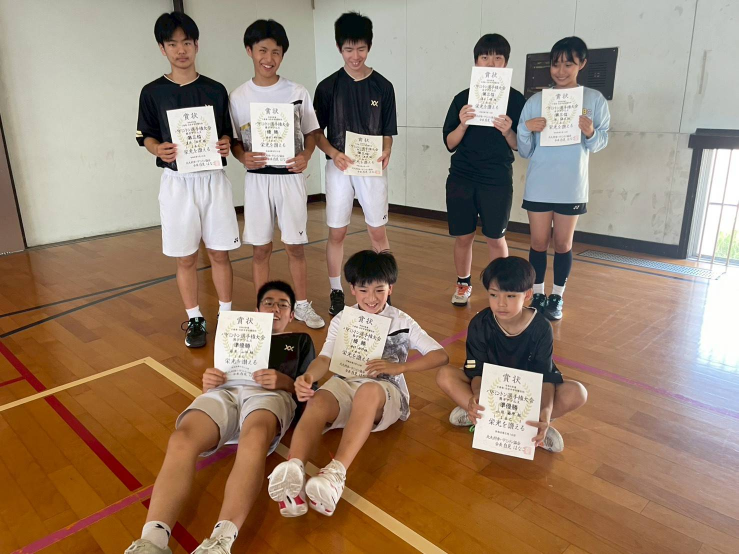
#> input picture images/963287_0.jpg, 1477 x 1108 px (shown at 1/2 size); its folder holds only this picture in this run
$ python convert_all_images.py
#> lines starting #> are read from the running program, lines starting #| are printed output that depends on the picture
#!/usr/bin/env python3
"""井堀バドミントンクラブ - フォルダ内の全画像を一括 WebP 化
出力: assets/photos-all/<元ファイル名without拡張子>-{xl,lg,md,sm}.webp
"""
from pathlib import Path
from PIL import Image, ImageOps

SRC = Path("/Users/uriur/Projects/iboriweb/images")
OUT = Path("/Users/uriur/Projects/iboriweb/assets/photos-all")
OUT.mkdir(parents=True, exist_ok=True)

SIZES = [
    ("xl", 1920),
    ("lg", 1280),
    ("md", 800),
    ("sm", 480),
]

def process(src_path: Path):
    slug = src_path.stem  # 963287_0
    try:
        img = Image.open(src_path)
#> img is the input picture: PIL image 1477x1108 RGB; mean R, G, B 152.9, 130.3, 110.4
        img = ImageOps.exif_transpose(img)
        if img.mode != "RGB":
            img = img.convert("RGB")
        w, h = img.size
#> w = 1477; h = 1108
        for label, max_w in SIZES:
            if w <= max_w:
                im = img.copy()
            else:
                ratio = max_w / w
                im = img.resize((max_w, int(h * ratio)), Image.LANCZOS)
            out = OUT / f"{slug}-{label}.webp"
            im.save(out, "WEBP", quality=82, method=6)
#> this loop made 4 passes
#> pass 3, in process, `im = img.resize((max_w, int(h * ratio)), Image.LANCZOS)`:
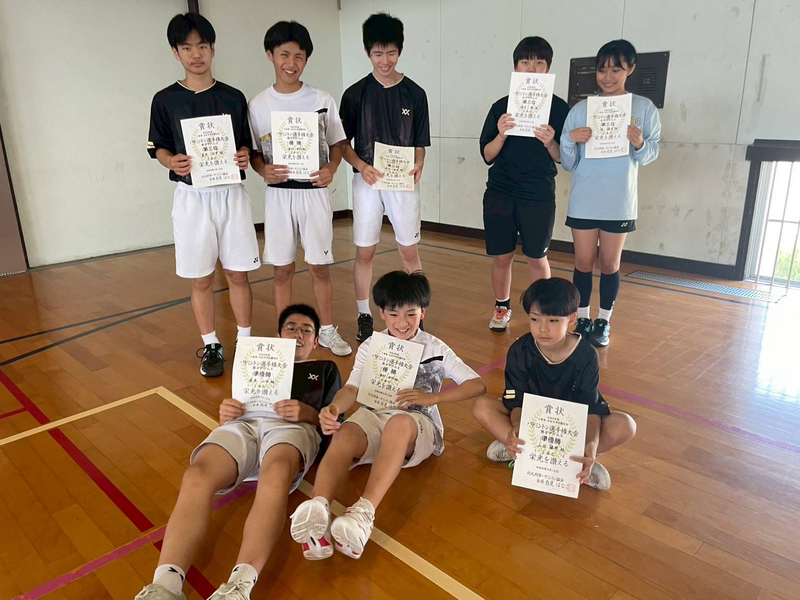
#> im: PIL image 800x600 RGB; mean R, G, B 152.9, 130.3, 110.4
        print(f"OK: {slug}")
    except Exception as e:
        print(f"ERR: {slug} -- {e}")

count = 0
for p in sorted(SRC.glob("*.jpg")):
    process(p)
    count += 1
for p in sorted(SRC.glob("*.JPG")):
    process(p)
    count += 1
print(f"\nProcessed: {count} images")

$ run again, on images/963291_0.jpg
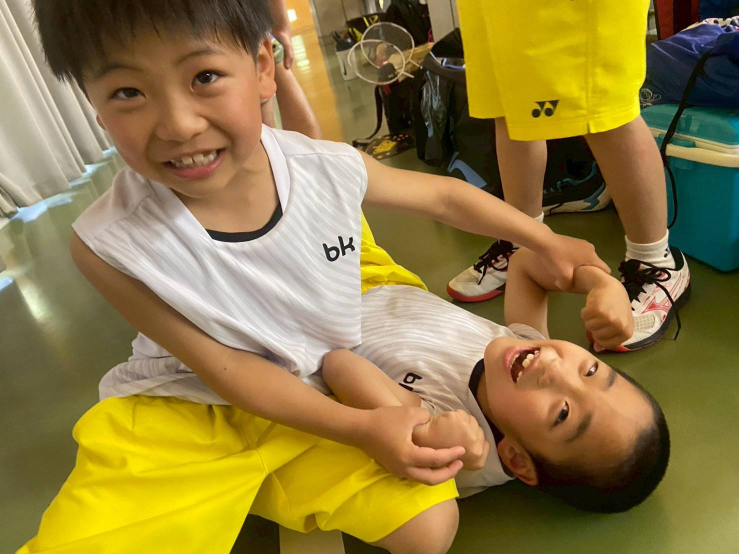
#> input picture images/963291_0.jpg, 1477 x 1108 px (shown at 1/2 size)
#> in process, img is the input picture: PIL image 1477x1108 RGB; mean R, G, B 144.3, 123.3, 66.1
#> the loop in process, `for label, max_w in SIZES:` made 4 passes
#> pass 3, in process, `im = img.resize((max_w, int(h * ratio)), Image.LANCZOS)`:
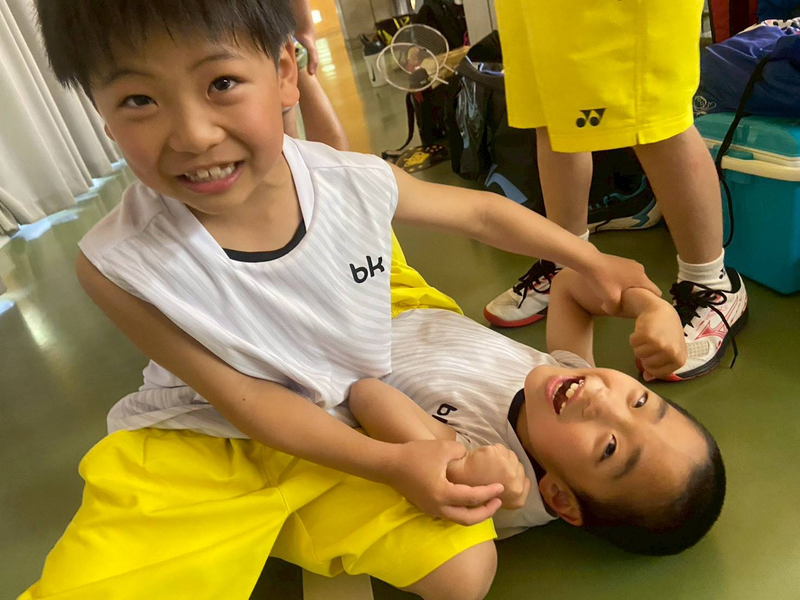
#> im: PIL image 800x600 RGB; mean R, G, B 144.3, 123.3, 66.2

$ run again, on images/963292_0.jpg
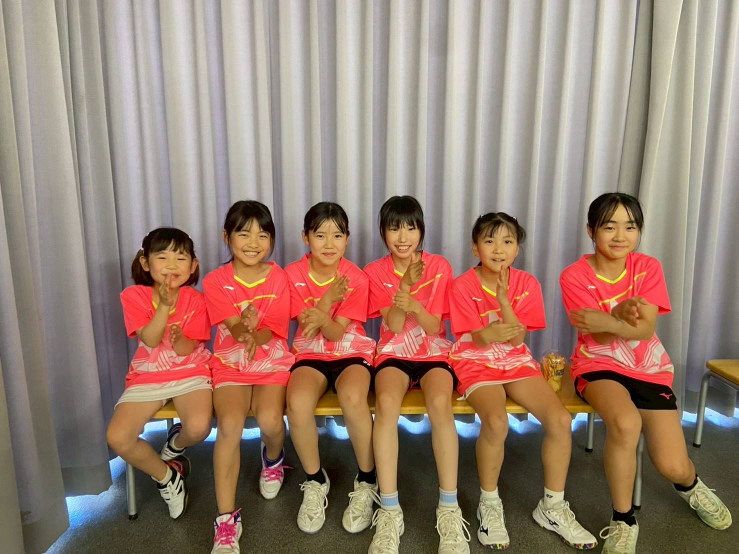
#> input picture images/963292_0.jpg, 1477 x 1108 px (shown at 1/2 size)
#> in process, img is the input picture: PIL image 1477x1108 RGB; mean R, G, B 153.1, 127.2, 112.2
#> the loop in process, `for label, max_w in SIZES:` made 4 passes
#> pass 3, in process, `im = img.resize((max_w, int(h * ratio)), Image.LANCZOS)`:
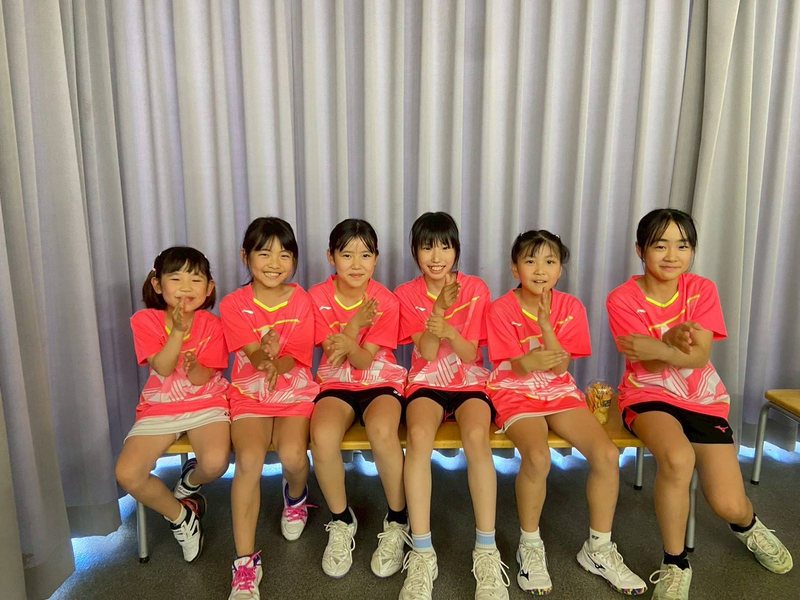
#> im: PIL image 800x600 RGB; mean R, G, B 153.1, 127.2, 112.3

$ run again, on images/963293_0.jpg
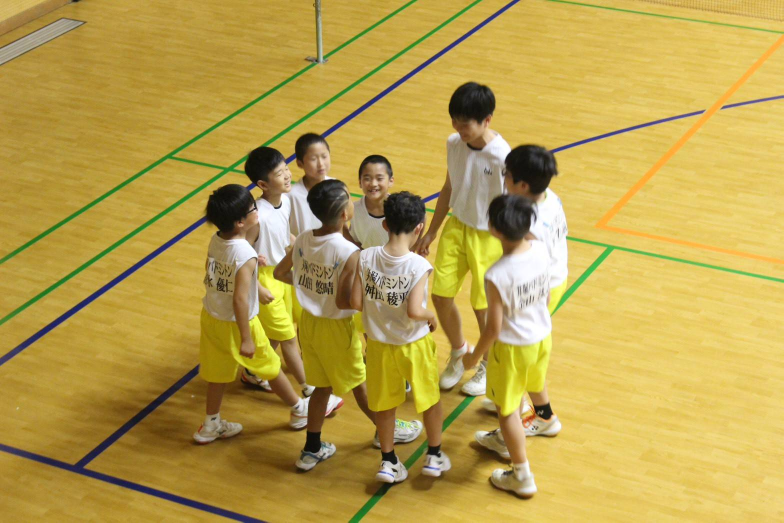
#> input picture images/963293_0.jpg, 1567 x 1045 px (shown at 1/2 size)
#> in process, img is the input picture: PIL image 1567x1045 RGB; mean R, G, B 184.9, 159.7, 78.1
#> the loop in process, `for label, max_w in SIZES:` made 4 passes
#> pass 3, in process, `im = img.resize((max_w, int(h * ratio)), Image.LANCZOS)`:
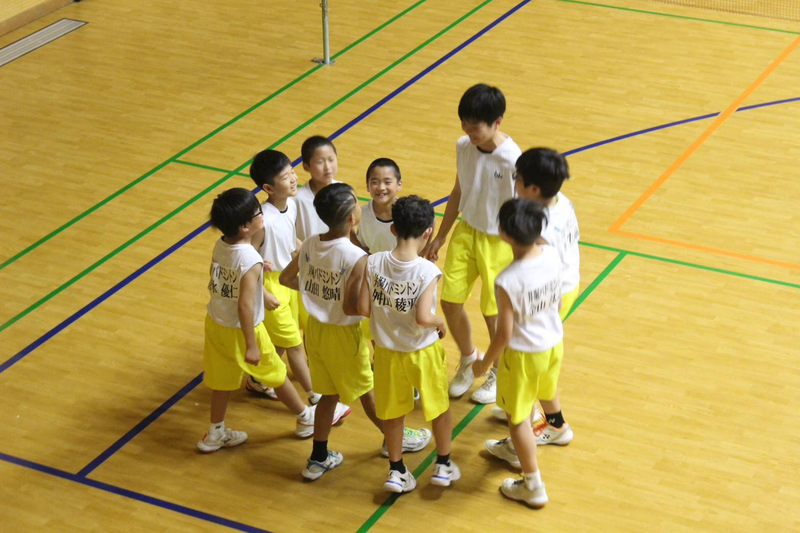
#> im: PIL image 800x533 RGB; mean R, G, B 184.9, 159.7, 78.1

$ run again, on images/963288_0.jpg
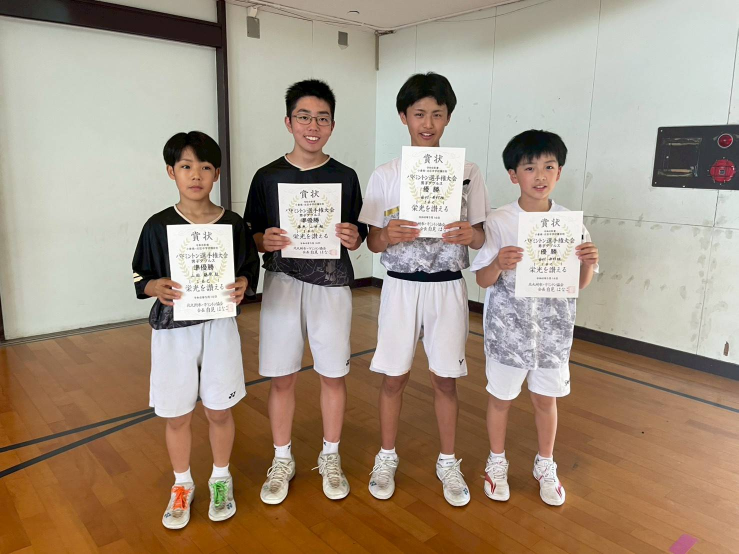
#> input picture images/963288_0.jpg, 1477 x 1108 px (shown at 1/2 size)
#> in process, img is the input picture: PIL image 1477x1108 RGB; mean R, G, B 163.7, 146.8, 129.1
#> the loop in process, `for label, max_w in SIZES:` made 4 passes
#> pass 3, in process, `im = img.resize((max_w, int(h * ratio)), Image.LANCZOS)`:
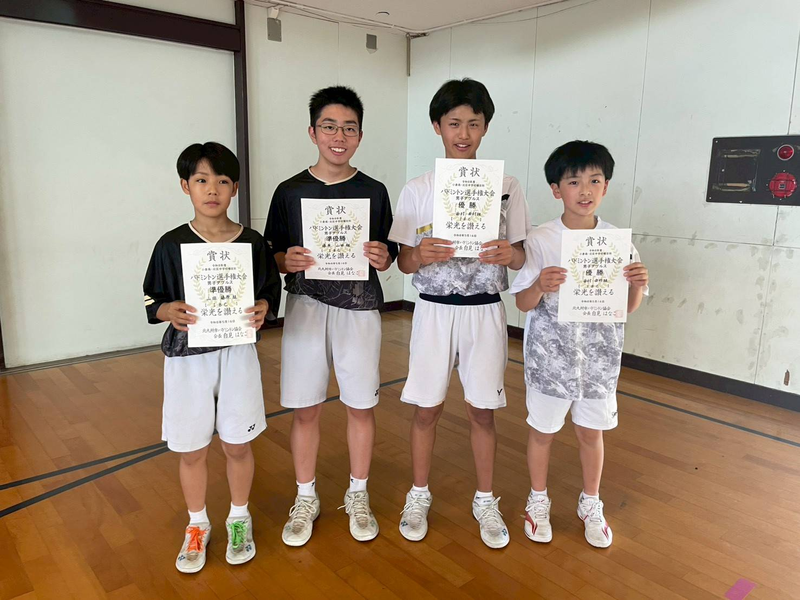
#> im: PIL image 800x600 RGB; mean R, G, B 163.7, 146.8, 129.1
